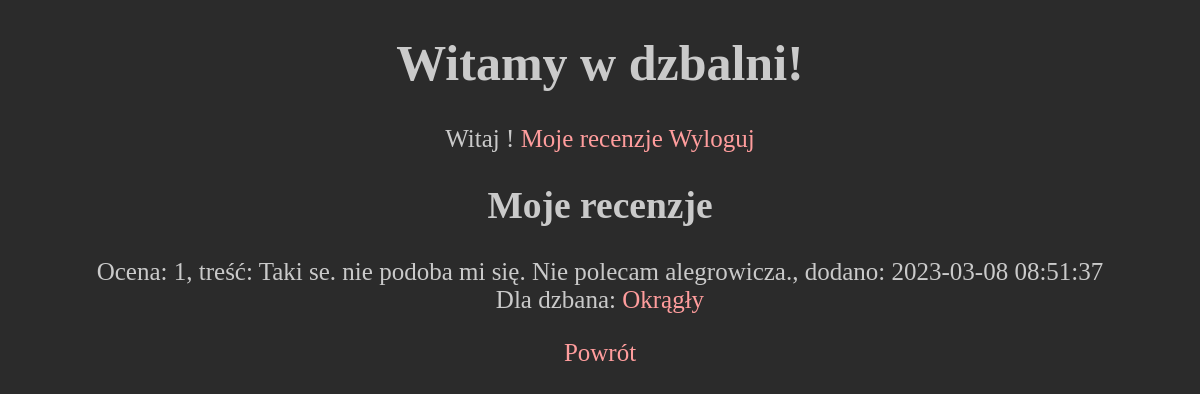
The page /myReviews.php (signed in) on the database its author committed.
### tables this page shows
CREATE TABLE `recenzje` (
  `ID` int(10) UNSIGNED NOT NULL,
  `idDzbana` int(10) UNSIGNED NOT NULL,
  `nick` varchar(50) NOT NULL,
  `ocena` int(11) NOT NULL,
  `tresc` text NOT NULL,
  `data` timestamp NOT NULL DEFAULT current_timestamp() ON UPDATE current_timestamp()
);

CREATE TABLE `dzbany` (
  `ID` int(10) UNSIGNED NOT NULL,
  `idKategorii` int(10) UNSIGNED NOT NULL,
  `nazwa` varchar(50) NOT NULL,
  `obrazek` varchar(50) NOT NULL,
  `opis` text NOT NULL,
  `pojemnosc` int(11) NOT NULL,
  `wysokosc` int(11) NOT NULL
);

### myReviews.php (the view, shortened to what this page needs)
<?php
require("db.php");
?>
<!DOCTYPE html>
<html lang="pl">
<head>
    <link rel="stylesheet" href="style.css" />
</head>
<body>
    <header>
        <h1>Witamy w dzbalni!</h1>
    </header>
    <main>
        <?php
        include("panel.php");
        ?>
        <article>
            <header>
                <h2>Moje recenzje</h2>
            </header>
            <?php
            $nick = $_SESSION["login"];
            $sql = "SELECT ocena, tresc, data, d.id AS idDzbana, nazwa FROM recenzje r, dzbany d WHERE d.id = idDzbana AND nick = '$nick'";
            $result = $conn->query($sql);
            while ($row = $result->fetch_object()) {
                echo "<div>";
                echo "<p>Ocena: {$row->ocena}, treść: {$row->tresc}, dodano: {$row->data} <br>Dla dzbana: <a href='details.php?id={$row->idDzbana}'>{$row->nazwa}</a></p>";
                echo "</div>";
            }
            ?>
            <a href="index.php">Powrót</a>
        </article>
    </main>
</body>
</html>

### style.css (style rules this page uses)
body { background-color: rgb(43, 43, 43); color: rgb(202, 202, 202); text-align: center; font-size: 25px; margin-left: 5%; margin-right: 5%; }
a { text-decoration: none; }
a:link { color: rgb(255, 157, 157); }

### rows shown on the page
recenzje: ocena "1", tresc "Taki se. nie podoba mi się. Nie polecam alegrowicza.", data "2023-03-08 08:51:37", idDzbana.nazwa "Okrągły"
